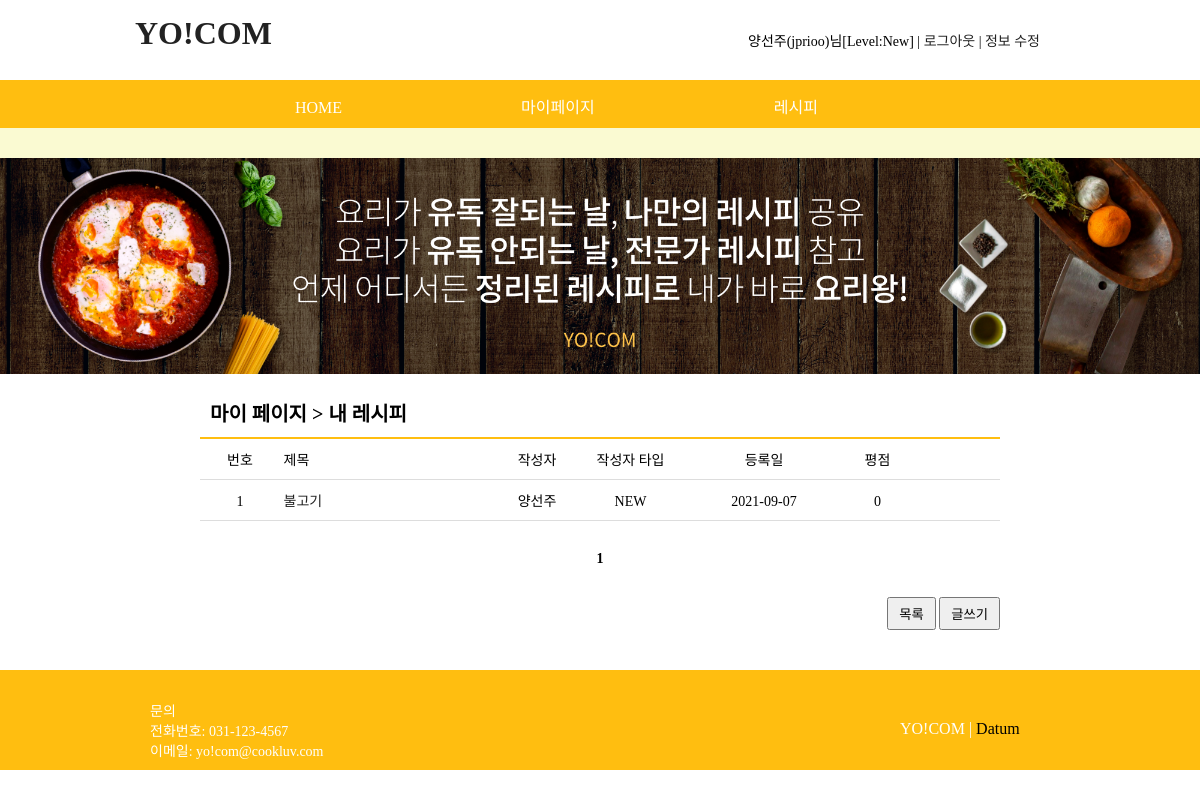
The page /my_recipe_list.php (signed in) on the database its author committed.
### tables this page shows
create table recipe(
    num int not null auto_increment,
    title char(50) not null,
    writer_id char(20) not null,
    writer_name char(10) not null,
    writer_type int not null,
    regist_day char(20) not null,
    type char(10) not null,
    cooktime char(20) not null,
    allergy char(20),
    alcohol char(40),
    content text not null,
    point int not null,
    file_name char(40),
    file_type char(40),
    file_copied char(40),
    primary key(num)
);

CREATE TABLE DBmember (
    	num int not null auto_increment,
   	id char(20) not null,
    	pass char(20) not null,
	memtype int not null,
    	name char(10) not null,
	luvcook char(20) not null,
	cnt int not null,
    	aller char(20),
    	PRIMARY KEY(num),
	FOREIGN KEY(aller) REFERENCES allergy(big) ON DELETE CASCADE ON UPDATE CASCADE
);

### my_recipe_list.php (the view, shortened to what this page needs)
<!DOCTYPE html>
<html>
<head>
<link rel="stylesheet" type="text/css" href="./css/common.css">
<link rel="stylesheet" type="text/css" href="./css/board.css">
</head>
<body>
<header>
    <?php include "header.php";?>
</header>
<section>
	<div id="main_img_bar">
        <img src="./img/main_img.png">
    </div>
   	<div id="board_box">
	    <h3>
	    	마이 페이지 > 내 레시피
		</h3>
	    <ul id="board_list">
				<li>
					<span class="col1">번호</span>
					<span class="col2">제목</span>
					<span class="col3">작성자</span>
					<span class="col4">작성자 타입</span>
					<span class="col5">등록일</span>
					<span class="col6">평점</span>
				</li>
<?php
	if (isset($_GET["page"]))
		$page = $_GET["page"];
	else
		$page = 1;
	$userid = $_SESSION["userid"];
	$con = mysqli_connect("localhost", "user1", "12345", "yocom");
	$sql = "select * from recipe where writer_id='$userid' order by num desc;";
	$result = mysqli_query($con, $sql);
	$total_record = mysqli_num_rows($result);
	$sql = "select memtype from DBmember where id='$userid'";
	$member = mysqli_query($con, $sql);
	$row2 = mysqli_fetch_array($member);
	$memtype=$row2["memtype"];
	$scale = 10;
	if ($total_record % $scale == 0)
		$total_page = floor($total_record/$scale);
	else
		$total_page = floor($total_record/$scale) + 1;
	$start = ($page - 1) * $scale;
	$number = $total_record - $start;
   for ($i=$start; $i<$start+$scale && $i < $total_record; $i++)
   {
      mysqli_data_seek($result, $i);
      $row = mysqli_fetch_array($result);
	  $num         = $row["num"];
	  $name        = $row["writer_name"];
	  $title      = $row["title"];
      $regist_day  = $row["regist_day"];
      $point          = $row["point"];
	  if($memtype == 1)
	  			$type = "관리자";
	  		else if($memtype == 2)
	  			$type = "요리사";
	  		else if($memtype == 3)
	  			$type = "NEW";
?>
				<li>
					<span class="col1"><?=$number?></span>
					<span class="col2"><a href="my_recipe_view.php?num=<?=$num?>&page=<?=$page?>"><?=$title?></a></span>
					<span class="col3"><?=$name?></span>
					<span class="col4"><?=$type?></span>
					<span class="col5"><?=$regist_day?></span>
					<span class="col6"><?=$point?></span>
				</li>
<?php
   	   $number--;
   }
?>
	    	</ul>
			<ul id="page_num">
<?php
	if ($total_page>=2 && $page >= 2)
	{
		$new_page = $page-1;
		echo "<li><a href='my_recipe_list.php?page=$new_page'>◀ 이전</a> </li>";
	}
	else
		echo "<li>&nbsp;</li>";
   	for ($i=1; $i<=$total_page; $i++)
   	{
		if ($page == $i)
		{
			echo "<li><b> $i </b></li>";
		}
		else
		{
			echo "<li><a href='my_recipe_list.php?page=$i'> $i </a><li>";
		}
   	}
   	if ($total_page>=2 && $page != $total_page)
   	{
		$new_page = $page+1;
		echo "<li> <a href='my_recipe_list.php?page=$new_page'>다음 ▶</a> </li>";
	}
	else
		echo "<li>&nbsp;</li>";
?>
			</ul>
			<ul class="buttons">
				<li><button onclick="location.href='my_page.php'">목록</button></li>
				<li>
<?php
    if($userid) {
?>
					<button onclick="location.href='recipe_form.php'">글쓰기</button>
<?php
	} else {
?>
					<a href="javascript:alert('로그인 후 이용해 주세요!')"><button>글쓰기</button></a>
<?php
	}
?>
				</li>
			</ul>
	</div>
</section>
<footer>
    <?php include "footer.php";?>
</footer>
</body>
</html>

### css/common.css (style rules this page uses)
* { padding: 0; margin: 0; }
body { font-family: "돋움"; font-size: 14px; }
img { border: 0; }
ul { list-style-type: none; }
a { display: inline-block; text-decoration: none; }
a:link { text-decoration:none; color: #222222; }
#main_img_bar { height: 230px; text-align: center; background-color: #FAFAD2; }
#main_img_bar img { max-width: 100%; height: auto; margin-top: 30px; }
footer { height: 100px; background-color: #ffbe10; }

### css/board.css (style rules this page uses)
#board_box { position: relative; width: 800px; margin: 0 auto; }
#board_box h3 { margin-top: 30px; padding: 10px; border-bottom: solid 2px #FFBE10; font-size: 20px; }
#board_box .buttons { text-align: right; margin: 20px 0 40px 0; }
#board_box .buttons li { display: inline; }
#board_box .buttons button { padding: 5px 10px; cursor: pointer; }
#board_list li { padding: 10px 0; border-bottom: solid 1px #dddddd; }
#board_list span { display: inline-block; text-align: center; }
#board_list .col1 { width: 80px; }
#board_list .col2 { width: 200px; text-align: left; }
#board_list .col3 { width: 100px; }
#board_list .col4 { width: 80px; }
#board_list .col5 { width: 180px; }
#board_list .col6 { width: 40px; }
#page_num { text-align: center; margin: 30px 0 }
#page_num li { display: inline; }
#board_box { width: 800px; margin: 0 auto; }

### rows shown on the page
recipe: title "불고기", writer_name "양선주", regist_day "2021-09-07", point "0"
dbmember: memtype "NEW"

### other values the page prints
$logged "양선주(jprioo)님[Level:New]"
